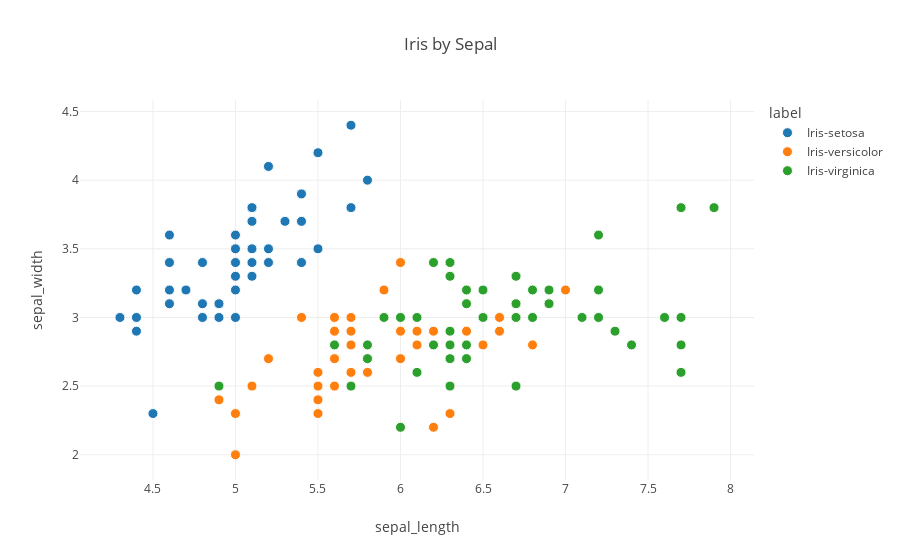

Source (notebook cell):
### Code cell
plot1

### Figure 1 — Plotly figure (JSON) as saved in the notebook; plotly's stock layout.template omitted (floating-point values rounded to 4 significant figures)
{"data": [{"marker": {"color": "#1f77b4ff", "line": {"color": "#fff", "width": 1}, "size": 10}, "mode": "markers", "name": "Iris-setosa", "type": "scatter", "x": [5.1, 4.9, 4.7, 4.6, 5, 5.4, 4.6, 5, 4.4, 4.9, 5.4, 4.8, 4.8, 4.3, 5.8, 5.7, 5.4, 5.1, 5.7, 5.1, 5.4, 5.1, 4.6, 5.1, 4.8, 5, 5, 5.2, 5.2, 4.7, 4.8, 5.4, 5.2, 5.5, 4.9, 5, 5.5, 4.9, 4.4, 5.1, 5, 4.5, 4.4, 5, 5.1, 4.8, 5.1, 4.6, 5.3, 5], "y": [3.5, 3, 3.2, 3.1, 3.6, 3.9, 3.4, 3.4, 2.9, 3.1, 3.7, 3.4, 3, 3, 4, 4.4, 3.9, 3.5, 3.8, 3.8, 3.4, 3.7, 3.6, 3.3, 3.4, 3, 3.4, 3.5, 3.4, 3.2, 3.1, 3.4, 4.1, 4.2, 3.1, 3.2, 3.5, 3.1, 3, 3.4, 3.5, 2.3, 3.2, 3.5, 3.8, 3, 3.8, 3.2, 3.7, 3.3]}, {"marker": {"color": "#ff7f0eff", "line": {"color": "#fff", "width": 1}, "size": 10}, "mode": "markers", "name": "Iris-versicolor", "type": "scatter", "x": [7, 6.4, 6.9, 5.5, 6.5, 5.7, 6.3, 4.9, 6.6, 5.2, 5, 5.9, 6, 6.1, 5.6, 6.7, 5.6, 5.8, 6.2, 5.6, 5.9, 6.1, 6.3, 6.1, 6.4, 6.6, 6.8, 6.7, 6, 5.7, 5.5, 5.5, 5.8, 6, 5.4, 6, 6.7, 6.3, 5.6, 5.5, 5.5, 6.1, 5.8, 5, 5.6, 5.7, 5.7, 6.2, 5.1, 5.7], "y": [3.2, 3.2, 3.1, 2.3, 2.8, 2.8, 3.3, 2.4, 2.9, 2.7, 2, 3, 2.2, 2.9, 2.9, 3.1, 3, 2.7, 2.2, 2.5, 3.2, 2.8, 2.5, 2.8, 2.9, 3, 2.8, 3, 2.9, 2.6, 2.4, 2.4, 2.7, 2.7, 3, 3.4, 3.1, 2.3, 3, 2.5, 2.6, 3, 2.6, 2.3, 2.7, 3, 2.9, 2.9, 2.5, 2.8]}, {"marker": {"color": "#2ca02cff", "line": {"color": "#fff", "width": 1}, "size": 10}, "mode": "markers", "name": "Iris-virginica", "type": "scatter", "x": [6.3, 5.8, 7.1, 6.3, 6.5, 7.6, 4.9, 7.3, 6.7, 7.2, 6.5, 6.4, 6.8, 5.7, 5.8, 6.4, 6.5, 7.7, 7.7, 6, 6.9, 5.6, 7.7, 6.3, 6.7, 7.2, 6.2, 6.1, 6.4, 7.2, 7.4, 7.9, 6.4, 6.3, 6.1, 7.7, 6.3, 6.4, 6, 6.9, 6.7, 6.9, 5.8, 6.8, 6.7, 6.7, 6.3, 6.5, 6.2, 5.9], "y": [3.3, 2.7, 3, 2.9, 3, 3, 2.5, 2.9, 2.5, 3.6, 3.2, 2.7, 3, 2.5, 2.8, 3.2, 3, 3.8, 2.6, 2.2, 3.2, 2.8, 2.8, 2.7, 3.3, 3.2, 2.8, 3, 2.8, 3, 2.8, 3.8, 2.8, 2.8, 2.6, 3, 3.4, 3.1, 3, 3.1, 3.1, 3.1, 2.7, 3.2, 3.3, 3, 2.5, 3, 3.4, 3]}], "layout": {"legend": {"title": {"text": "label"}}, "showlegend": true, "title": {"text": "Iris by Sepal"}, "xaxis": {"title": "sepal_length"}, "yaxis": {"title": "sepal_width"}}}
